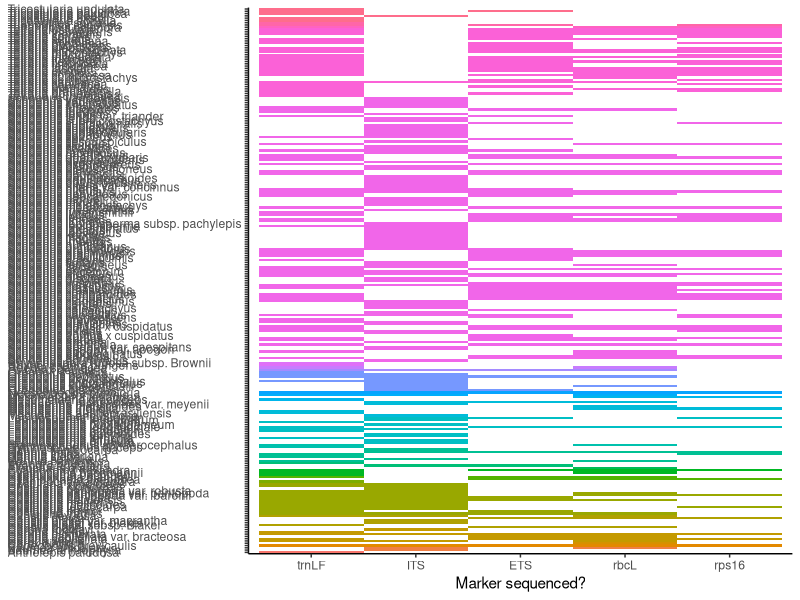

Write the R code that produced this figure.
# First attempt at collating available sequence data
# for Schoenus (Cyperaceae, Tribe Schoeneae)

# Ruan van Mazijk, 2020

library(tidyverse)
library(magrittr)

# Import Tammy and Ruan's data
tle <-
  read_csv("sequence-availability/2020-04-03_specimen-tot-nodups_tle.csv")
rvm <-
  read_csv("sequence-availability/2020-04-02_sequences-tidy-by-voucher_rvm.csv")

# Tidy both our datasets (make columns names the same, etc.)
tle %<>%
  set_colnames(c(
    "taxon", "specimen", "voucher",
    "ETS", "ITS", "rbcL", "rps16", "trnLF", "n_markers_available"
  )) %>%
  select(-specimen, -n_markers_available)
rvm %<>%
  mutate(taxon = str_replace_all(taxon, "_", " ")) %>%
  select(-n_markers_available)

# Merge datasets
sequences_tidy <-
  full_join(tle, rvm) %>%
  # NOTE: Lots of double rows due to inconsistent voucher name standards
  # Ammended here:
  mutate(voucher = voucher %>%
    str_replace_all("TV", "Verboom ") %>%
    str_replace_all("MM", "Muasya ") %>%
    {ifelse(str_detect(., "^[0-9]{3}$"), paste0("TE2016_", .), .)} %>%
    {ifelse(str_detect(., "^[0-9]{4}$"), paste("Muasya", .), .)}
  ) %>%
  distinct() %>%
  # Score markers available as 1, unavailable as 0
  mutate_at(vars(c("ETS", "ITS", "rbcL", "rps16", "trnLF")),
    ~ifelse(is.na(.), 0, .)
  ) %>%
  group_by(taxon, voucher) %>%
  summarise_at(vars(c("ETS", "ITS", "rbcL", "rps16", "trnLF")),
    ~ifelse(sum(.) > 0, 1, 0)
  ) %>%
  # Sum up number of markers available per voucher
  mutate(n_markers = ETS + ITS + rps16 + trnLF + rbcL) %>%
  arrange(taxon, voucher)
write_csv(sequences_tidy, "sequence-availability/sequences-by-voucher.csv")

# Recalculate n_markers by taxa
sequences_tidy_taxa <- sequences_tidy %>%
  select(-n_markers, -voucher) %>%
  group_by(taxon) %>%
  summarise_at(vars(c("ETS", "ITS", "rbcL", "rps16", "trnLF")),
    ~ifelse(sum(.) > 0, 1, 0)
  ) %>%
  arrange(taxon) %>%
  mutate(n_markers = ETS + ITS + rbcL + rps16 + trnLF)
write_csv(sequences_tidy_taxa, "sequence-availability/sequences-by-taxon.csv")

# Check for specimens (vouchers) that have differing dets in the 2 matrices
# (to be continued)
sequences_tidy_det_check <- sequences_tidy %>%
  ungroup() %>%
  select(taxon, voucher) %>%
  distinct() %>%
  arrange(voucher, taxon) %>%
  group_by(voucher) %>%
  summarise(n_dets = n(), taxa = paste(unique(taxon), collapse = ", ")) %>%
  arrange(desc(n_dets)) %>%
  filter(n_dets > 1, voucher != "?")
write_csv(sequences_tidy_det_check, "sequence-availability/dets-to-check.csv")

# Useful statistics:
sequences_tidy %>%
  # Recalculate n_markers by voucher specimen **only**
  ungroup() %>%
  select(-taxon) %>%
  distinct() %>%
  select(-n_markers) %>%
  group_by(voucher) %>%
  summarise_at(vars(c("ETS", "ITS", "rbcL", "rps16", "trnLF")),
    ~ifelse(sum(.) > 0, 1, 0)
  ) %>%
  arrange(voucher) %>%
  mutate(n_markers = ETS + ITS + rps16 + trnLF + rbcL) %T>%
  {print(nrow(.))} %>%  # 468 **specimens** sequenced
  filter(n_markers > 1) %>%
  nrow()  # 160 of which have > 1 marker
sequences_tidy_taxa %T>%
  {print(nrow(.))} %>%  # ca. 239 **taxa** sequenced
  filter(n_markers > 1) %>%
  nrow()  # 130 of which have > 1 marker

# Visualise sequence availability by taxon
theme_set(theme_classic())
marker_names_ordered <- sequences_tidy_taxa %>%
  select(ETS, ITS, rbcL, rps16, trnLF) %>%
  map_dbl(sum) %>%
  sort(decreasing = TRUE) %>%
  names()
sequences_tidy_taxa %<>%
  select(-n_markers) %>%
  gather(marker_name, available, ETS:trnLF) %>%
  mutate(
    marker_name = factor(marker_name, levels = marker_names_ordered),
    available   = (available == 1),
    genus       = str_extract(taxon, "[a-zA-Z]+")
  )
sequences_plot <- ggplot(sequences_tidy_taxa) +
  aes(marker_name, taxon, fill = genus, alpha = available) +
  geom_tile() +
  labs(x = "Marker sequenced?") +
  scale_alpha_manual(values = c(0, 1)) +
  theme(
    axis.text.y     = element_text(hjust = 0),
    axis.title.y    = element_blank(),
    legend.position = "none"
  )
ggsave(
  "sequence-availability/sequences-by-taxon.pdf",
  sequences_plot,
  width = 5, height = 30
)
